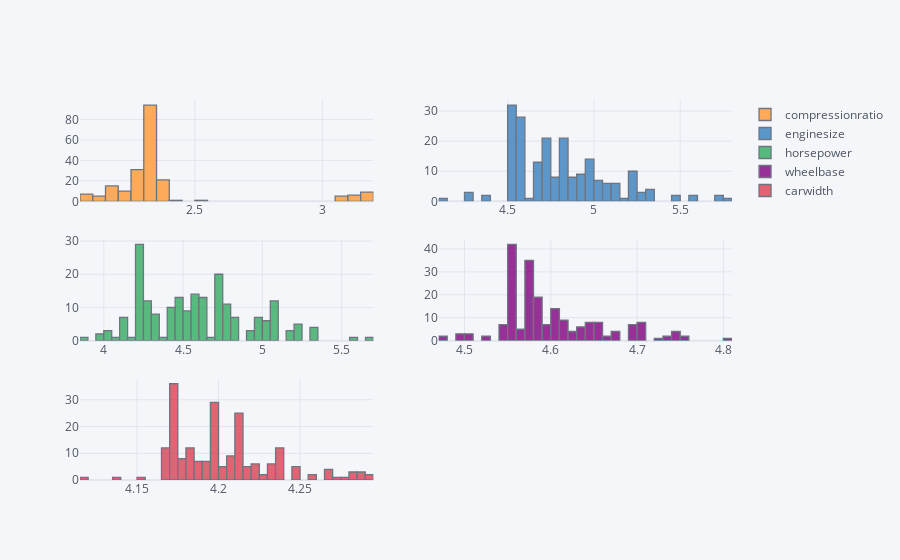

Notebook source saved alongside this figure:
### Code cell
df_try = df1.copy()

for col in skew_cols.index.values:
    df_try[col] = df_try[col].apply(np.log1p)

print(df_try[skew_cols.index].skew())
print()

df_try[skew_cols.index].iplot(kind='histogram',subplots=True,bins=50);

### Figure 1 — Plotly figure (JSON) as saved in the notebook; plotly's stock layout.template omitted (floating-point values rounded to 4 significant figures; data arrays with more than 128 entries replaced by an {"elided": "..."} marker saying what was removed)
{"data": [{"histfunc": "count", "histnorm": "", "marker": {"color": "rgba(255, 153, 51, 1.0)", "line": {"color": "#4D5663", "width": 1.3}}, "name": "compressionratio", "nbinsx": 50, "opacity": 0.8, "orientation": "v", "type": "histogram", "x": {"elided": "205 float values"}, "xaxis": "x", "yaxis": "y"}, {"histfunc": "count", "histnorm": "", "marker": {"color": "rgba(55, 128, 191, 1.0)", "line": {"color": "#4D5663", "width": 1.3}}, "name": "enginesize", "nbinsx": 50, "opacity": 0.8, "orientation": "v", "type": "histogram", "x": {"elided": "205 float values"}, "xaxis": "x2", "yaxis": "y2"}, {"histfunc": "count", "histnorm": "", "marker": {"color": "rgba(50, 171, 96, 1.0)", "line": {"color": "#4D5663", "width": 1.3}}, "name": "horsepower", "nbinsx": 50, "opacity": 0.8, "orientation": "v", "type": "histogram", "x": {"elided": "205 float values"}, "xaxis": "x3", "yaxis": "y3"}, {"histfunc": "count", "histnorm": "", "marker": {"color": "rgba(128, 0, 128, 1.0)", "line": {"color": "#4D5663", "width": 1.3}}, "name": "wheelbase", "nbinsx": 50, "opacity": 0.8, "orientation": "v", "type": "histogram", "x": {"elided": "205 float values"}, "xaxis": "x4", "yaxis": "y4"}, {"histfunc": "count", "histnorm": "", "marker": {"color": "rgba(219, 64, 82, 1.0)", "line": {"color": "#4D5663", "width": 1.3}}, "name": "carwidth", "nbinsx": 50, "opacity": 0.8, "orientation": "v", "type": "histogram", "x": {"elided": "205 float values"}, "xaxis": "x5", "yaxis": "y5"}], "layout": {"barmode": "overlay", "legend": {"bgcolor": "#F5F6F9", "font": {"color": "#4D5663"}}, "paper_bgcolor": "#F5F6F9", "plot_bgcolor": "#F5F6F9", "title": {"font": {"color": "#4D5663"}}, "xaxis": {"anchor": "y", "domain": [0, 0.45], "gridcolor": "#E1E5ED", "showgrid": true, "tickfont": {"color": "#4D5663"}, "title": {"font": {"color": "#4D5663"}, "text": ""}, "zerolinecolor": "#E1E5ED"}, "xaxis2": {"anchor": "y2", "domain": [0.55, 1], "gridcolor": "#E1E5ED", "showgrid": true, "tickfont": {"color": "#4D5663"}, "title": {"font": {"color": "#4D5663"}, "text": ""}, "zerolinecolor": "#E1E5ED"}, "xaxis3": {"anchor": "y3", "domain": [0, 0.45], "gridcolor": "#E1E5ED", "showgrid": true, "tickfont": {"color": "#4D5663"}, "title": {"font": {"color": "#4D5663"}, "text": ""}, "zerolinecolor": "#E1E5ED"}, "xaxis4": {"anchor": "y4", "domain": [0.55, 1], "gridcolor": "#E1E5ED", "showgrid": true, "tickfont": {"color": "#4D5663"}, "title": {"font": {"color": "#4D5663"}, "text": ""}, "zerolinecolor": "#E1E5ED"}, "xaxis5": {"anchor": "y5", "domain": [0, 0.45], "gridcolor": "#E1E5ED", "showgrid": true, "tickfont": {"color": "#4D5663"}, "title": {"font": {"color": "#4D5663"}, "text": ""}, "zerolinecolor": "#E1E5ED"}, "yaxis": {"anchor": "x", "domain": [0.7333, 1], "gridcolor": "#E1E5ED", "showgrid": true, "tickfont": {"color": "#4D5663"}, "title": {"font": {"color": "#4D5663"}, "text": ""}, "zerolinecolor": "#E1E5ED"}, "yaxis2": {"anchor": "x2", "domain": [0.7333, 1], "gridcolor": "#E1E5ED", "showgrid": true, "tickfont": {"color": "#4D5663"}, "title": {"font": {"color": "#4D5663"}, "text": ""}, "zerolinecolor": "#E1E5ED"}, "yaxis3": {"anchor": "x3", "domain": [0.3667, 0.6333], "gridcolor": "#E1E5ED", "showgrid": true, "tickfont": {"color": "#4D5663"}, "title": {"font": {"color": "#4D5663"}, "text": ""}, "zerolinecolor": "#E1E5ED"}, "yaxis4": {"anchor": "x4", "domain": [0.3667, 0.6333], "gridcolor": "#E1E5ED", "showgrid": true, "tickfont": {"color": "#4D5663"}, "title": {"font": {"color": "#4D5663"}, "text": ""}, "zerolinecolor": "#E1E5ED"}, "yaxis5": {"anchor": "x5", "domain": [0, 0.2667], "gridcolor": "#E1E5ED", "showgrid": true, "tickfont": {"color": "#4D5663"}, "title": {"font": {"color": "#4D5663"}, "text": ""}, "zerolinecolor": "#E1E5ED"}}}
